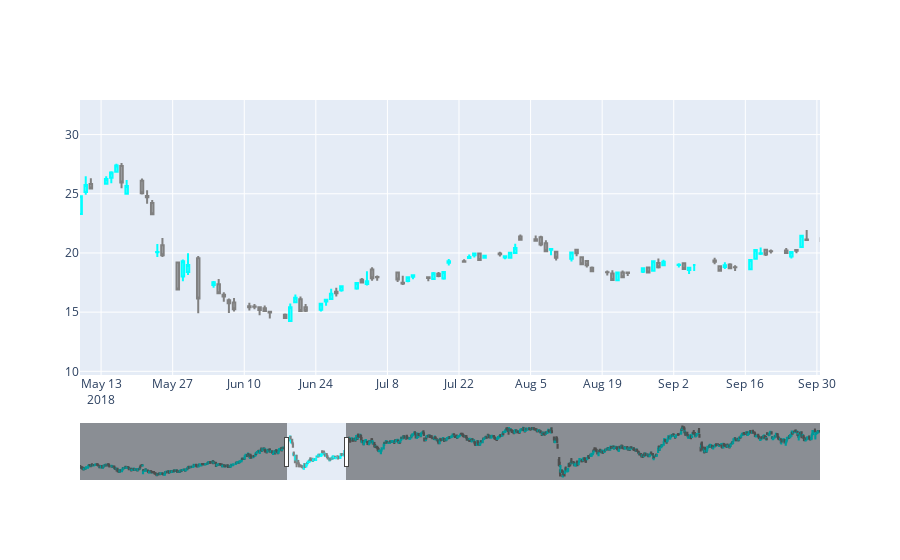

The notebook cell saved with this chart:
### Markdown cell above
#### grafico de vela conhecido como Candlesticks

### Code cell
trace = go.Candlestick(x=data['Date'],
                       open=data['Open'],
                       high=data['High'],
                       low=data['Low'],
                       close=data['Close'],
                       increasing_line_color= 'cyan', decreasing_line_color= 'gray'
                      )
Candledata = [trace]
py.iplot(Candledata, filename='simple_candestick')

### Figure 1 — Plotly figure (JSON) as saved in the notebook; plotly's stock layout.template omitted (floating-point values rounded to 4 significant figures; data arrays with more than 128 entries replaced by an {"elided": "..."} marker saying what was removed)
{"data": [{"close": {"elided": "1243 float values"}, "decreasing": {"line": {"color": "gray"}}, "high": {"elided": "1243 float values"}, "increasing": {"line": {"color": "cyan"}}, "low": {"elided": "1243 float values"}, "open": {"elided": "1243 float values"}, "type": "candlestick", "x": {"elided": "1243 str values"}}], "layout": {"autosize": true, "xaxis": {"autorange": false, "range": ["2018-05-08 21:02:08.4016", "2018-09-30 14:32:10.7794"], "rangeslider": {"autorange": true, "range": ["2016-12-13 12:00", "2021-12-13 12:00"], "yaxis": {"_template": null, "rangemode": "match"}}, "type": "date"}, "yaxis": {"autorange": true, "range": [9.688, 32.92]}}}
